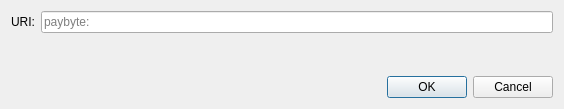
<?xml version="1.0" encoding="UTF-8"?>
<ui version="4.0">
 <class>OpenURIDialog</class>
 <widget class="QDialog" name="OpenURIDialog">
  <property name="geometry">
   <rect>
    <x>0</x>
    <y>0</y>
    <width>564</width>
    <height>109</height>
   </rect>
  </property>
  <property name="windowTitle">
   <string>Open PayByte URI</string>
  </property>
  <layout class="QVBoxLayout" name="verticalLayout">
   <item>
    <layout class="QHBoxLayout" name="horizontalLayout">
     <item>
      <widget class="QLabel" name="label">
       <property name="text">
        <string>URI:</string>
       </property>
      </widget>
     </item>
     <item>
      <widget class="QValidatedLineEdit" name="uriEdit">
       <property name="placeholderText">
        <string notr="true">paybyte:</string>
       </property>
      </widget>
     </item>
    </layout>
   </item>
   <item>
    <spacer name="verticalSpacer">
     <property name="orientation">
      <enum>Qt::Vertical</enum>
     </property>
     <property name="sizeHint" stdset="0">
      <size>
       <width>20</width>
       <height>40</height>
      </size>
     </property>
    </spacer>
   </item>
   <item>
    <widget class="QDialogButtonBox" name="buttonBox">
     <property name="orientation">
      <enum>Qt::Horizontal</enum>
     </property>
     <property name="standardButtons">
      <set>QDialogButtonBox::Cancel|QDialogButtonBox::Ok</set>
     </property>
    </widget>
   </item>
  </layout>
 </widget>
 <customwidgets>
  <customwidget>
   <class>QValidatedLineEdit</class>
   <extends>QLineEdit</extends>
   <header>qt/qvalidatedlineedit.h</header>
  </customwidget>
 </customwidgets>
 <resources/>
 <connections>
  <connection>
   <sender>buttonBox</sender>
   <signal>accepted()</signal>
   <receiver>OpenURIDialog</receiver>
   <slot>accept()</slot>
   <hints>
    <hint type="sourcelabel">
     <x>248</x>
     <y>254</y>
    </hint>
    <hint type="destinationlabel">
     <x>157</x>
     <y>274</y>
    </hint>
   </hints>
  </connection>
  <connection>
   <sender>buttonBox</sender>
   <signal>rejected()</signal>
   <receiver>OpenURIDialog</receiver>
   <slot>reject()</slot>
   <hints>
    <hint type="sourcelabel">
     <x>316</x>
     <y>260</y>
    </hint>
    <hint type="destinationlabel">
     <x>286</x>
     <y>274</y>
    </hint>
   </hints>
  </connection>
 </connections>
</ui>
